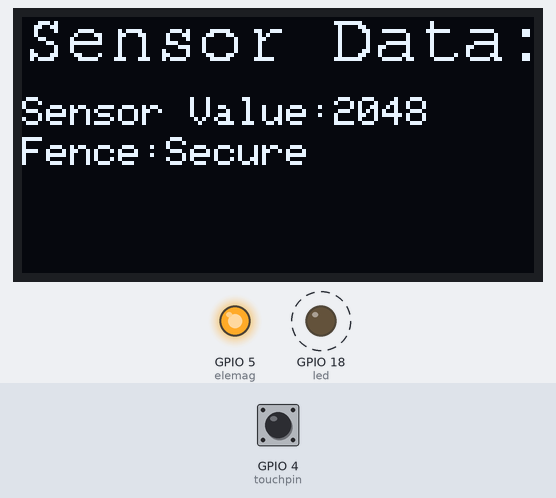
This sketch was run on a simulated ESP32. Parts: 128×64 one-colour display, output pins drawn as LEDs (lit = HIGH). Dashed ring = blinking. The inputs (shaded band) are chosen by the test bench; at power-on: GPIO 4 (touchpin) HIGH. What the sketch prints to the serial monitor is not drawn.

Above: at 0.39 s.
At 129.81 s:
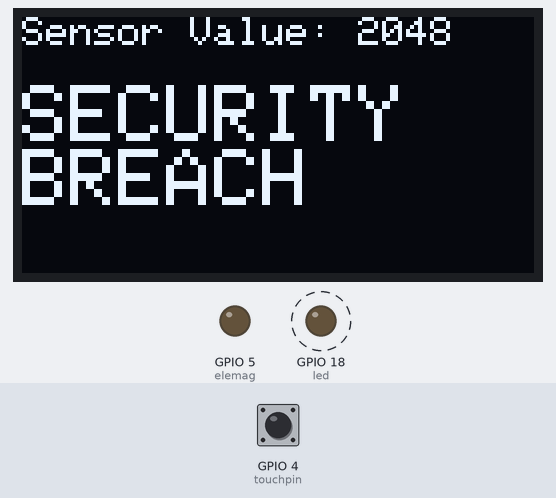
Timing chart, 0 to 130.0 s (numbered marks = the images above):
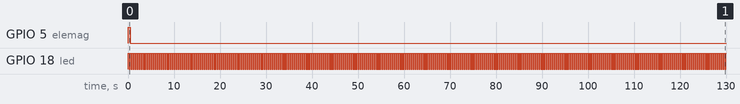

The sketch:

esp32simple_laser_touch_security.ino
```cpp
/********************************** ESP32 Dev Module ************************************/
#include <Wire.h>
#include <Adafruit_GFX.h>
#include <Adafruit_SSD1306.h>
#include <Fonts/FreeMono9pt7b.h>
#define SCREEN_WIDTH 128
#define SCREEN_HEIGHT 64
#define OLED_RESET -1
#define SCREEN_ADDRESS 0x3C
Adafruit_SSD1306 display(SCREEN_WIDTH, SCREEN_HEIGHT, &Wire, OLED_RESET); // D21 is for SDA (data) Pin & D22 is for SCL (clock).
const int ldr = 34;                                                       // LDR pin is D4.
const int led = 18;                                                       // Builtin LED D2, later should be changed and set another pin for buzzer.
const int elemag = 5;                                                     // For electromagnet, a transistor must be used to drive electromagnet as current drain from electromagnet is high and it can damage esp32.
const int touchpin = 4;                                                   // For Touch Pin
const int threshold = 50;
int sval = 0;
int tval;
void setup()
{
    Serial.begin(115200);
    if (!display.begin(SSD1306_SWITCHCAPVCC, SCREEN_ADDRESS))
    {
        Serial.println(F("SSD1306 allocation failed"));
        for (;;)
            ;
    }
    pinMode(led, OUTPUT);
    pinMode(elemag, OUTPUT);
    digitalWrite(elemag, HIGH);
    ;
}

void loop()
{
    sval = analogRead(ldr);
    tval = touchRead(touchpin);
    Serial.println("LDR value: ");
    Serial.print(sval);
    Serial.println(" ");
    Serial.println("Touch value: ");
    Serial.print(tval);
    Serial.println(" ");
    display.setFont(&FreeMono9pt7b);
    display.clearDisplay();
    display.setTextSize(1);
    display.setTextColor(WHITE);
    display.setCursor(0, 10);
    display.println("Sensor Data:");
    display.setFont();
    display.setTextSize(1);
    display.setTextColor(WHITE);
    display.setCursor(0, 20);
    display.print("Sensor Value:");
    display.println(sval);
    display.setCursor(0, 30);
    display.print("Fence:");
    display.display();

    if (tval < threshold)
    {
        digitalWrite(led, HIGH);
        display.setTextSize(1);
        display.setTextColor(WHITE);
        display.setCursor(36, 30);
        display.print("BREACH");
        display.display();
        delay(5000);
    }
    else
    {
        digitalWrite(led, LOW);
        display.setTextSize(1);
        display.setTextColor(WHITE);
        display.setCursor(36, 30);
        display.print("Secure");
        display.display();
    }

    while ((sval < 4000))
    {
        digitalWrite(led, HIGH);
        delay(200);
        digitalWrite(led, LOW);
        delay(200);
        digitalWrite(elemag, LOW);
        display.clearDisplay();
        display.setTextSize(1);
        display.setTextColor(WHITE);
        display.setCursor(0, 0);
        display.print("Sensor Value: ");
        display.println(sval);
        display.setTextSize(2);
        display.setTextColor(WHITE);
        display.setCursor(0, 17);
        display.println("SECURITY");
        display.print("BREACH");
        display.display();
        Serial.println("SECURITY BREACH");
    }
}
```

Measured:
- by itself, GPIO 5 (elemag): HIGH → LOW at 0.48 s
- by itself, GPIO 18 (led): alternates HIGH for 0.20 s and LOW for 0.23 s
- what the display in image 0 shows lasts 0.4 s, from 0.1 s to 0.5 s
